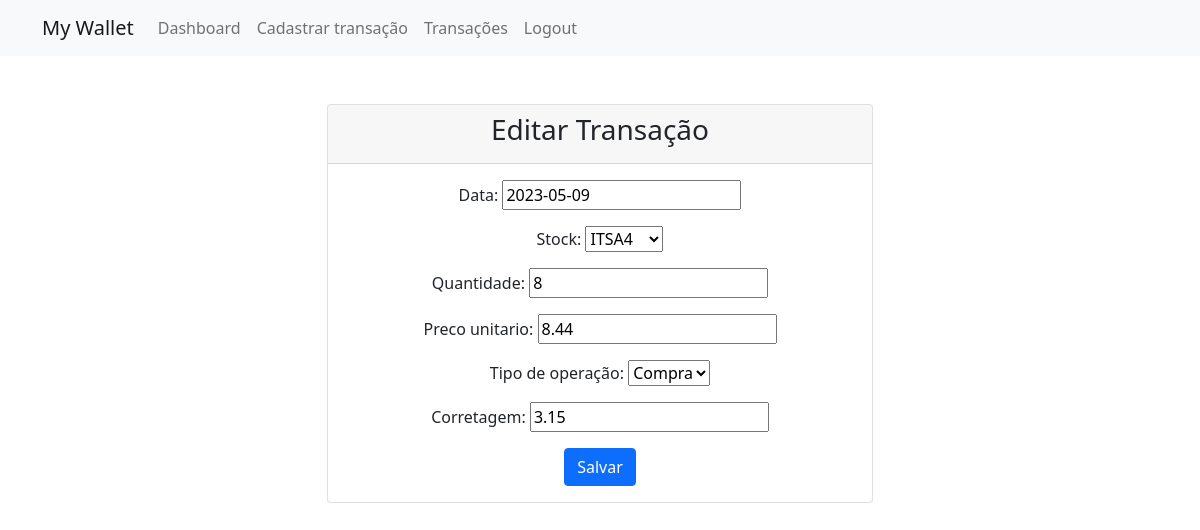
The page /transacao/1/editar (signed in) on the database its author committed.
### my_wallet/models.py (models this page shows, shortened)
class Transaction(models.Model):
    OPERATION_CHOICES = [
        ('C', 'Compra'),
        ('V', 'Venda'),
    ]
    data = models.DateField()
    stock = models.ForeignKey(Stock, on_delete=models.CASCADE)
    quantidade = models.PositiveIntegerField()
    preco_unitario = models.DecimalField(max_digits=8, decimal_places=2)
    tipo_operacao = models.CharField(max_length=1, choices=OPERATION_CHOICES)
    corretagem = models.DecimalField(max_digits=8, decimal_places=2)
    investor = models.ForeignKey(Investor, on_delete=models.CASCADE)

### my_wallet/views.py (the view)
# urls.py: path('transacao/<int:transacao_id>/editar', views.transaction_edit, name='transaction_edit'),
@login_required
def transaction_edit(request, transacao_id):
    transacao = get_object_or_404(Transaction, id=transacao_id)
    if request.method == 'POST':
        form = TransactionForm(request.POST, instance=transacao)
        if form.is_valid():
            form.save()
            return redirect('transactions')
    else:
        form = TransactionForm(instance=transacao)
    return render(request, 'transaction_edit.html', {'form': form})

### my_wallet/forms.py
class TransactionForm(forms.ModelForm):
    tipo_de_operacao_choices = [('C', 'Compra'), ('V', 'Venda')]
    tipo_de_operacao = forms.ChoiceField(choices=tipo_de_operacao_choices, label='Tipo de operação')
    class Meta:
        model = Transaction
        fields = ['data','stock', 'quantidade', 'preco_unitario', 'tipo_de_operacao', 'corretagem']
        Widgets = {
            'data': forms.DateInput(
                format=('%d/%m/%Y')
            )
        }

### my_wallet/models.py (called while the page is built)
    def __str__(self):
        return self.codigo

### my_wallet/templates/transaction_edit.html (shortened to what this page needs)
{% extends 'base.html' %}
{% block content %}
  <div class="container mt-5">
    <div class="row justify-content-center">
      <div class="col-md-6">
        <div class="card">
          <div class="card-header">
            <h3 class="text-center">Editar Transação</h3>
          </div>
          <div class="card-body text-center">
            <form method="POST" class="form">
              {{ form.as_p }}
              <div class="form-group">
                <button type="submit" class="btn btn-primary">Salvar</button>
              </div>
            </form>
          </div>
        </div>
      </div>
    </div>
  </div>
{% endblock %}

### rows shown on the page
Transaction: data "2023-05-09", stock "ITSA4", quantidade "8", preco_unitario "8.44", corretagem "3.15"
